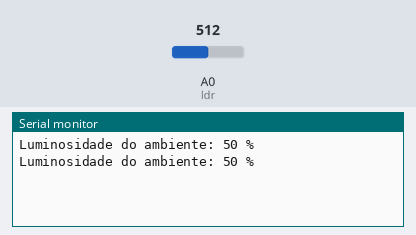
The sketch below on a simulated Arduino Uno, built with avr-gcc and run on an emulated ATmega328P. Parts: the last lines printed to the serial monitor. The test bench sets the inputs (shaded band); at power-on: A0 (ldr) = 512.

Above: at 1.8 s.
1.9 s: A0 (ldr) set to 716
At 2.8 s:
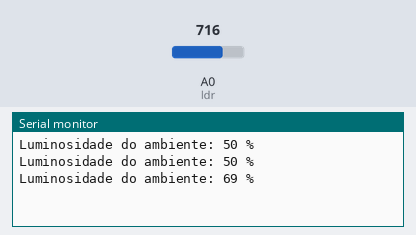
3.4 s: A0 (ldr) set to 900
At 4.7 s:
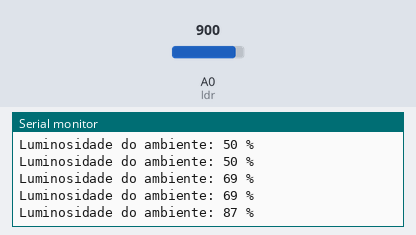
Timing chart, 0 to 6.4 s (numbered marks = the images above; inputs shaded):
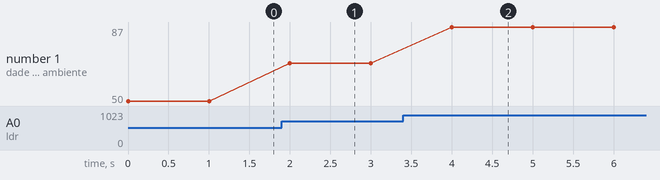

The sketch:

luminosidade.ino
```cpp
//luminosity through the percentage of light with a LDR sensor

int ldr = A0;

void setup() {
  // put your setup code here, to run once:
  pinMode(ldr, INPUT);
  Serial.begin(9600);
}

void loop() {
  // put your main code here, to run repeatedly:
  int luminosity = map(analogRead(ldr),0,1023,0,100);
  Serial.print("Luminosidade do ambiente: ");
  Serial.print(luminosity);
  Serial.println(" %");
  delay(1000);
}
```

Measured:
- after the input at 1.9 s, the serial monitor: prints a new line after 0.10 s (image 1)
- after the input at 3.4 s, the serial monitor: prints a new line after 0.60 s (image 2)
- plotted number 1: 50 → 69 after the input at 1.9 s, 69 → 87 after the input at 3.4 s
